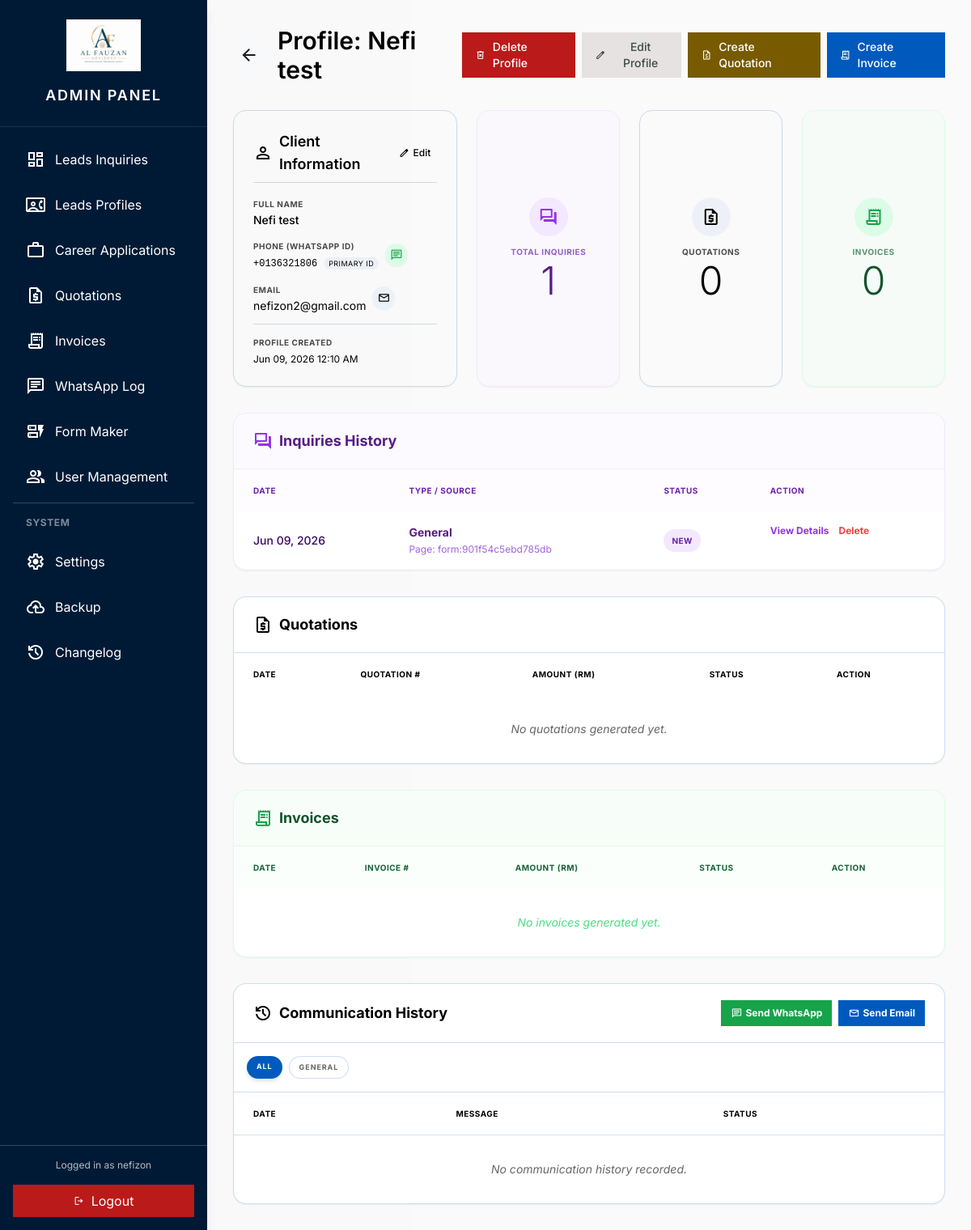
/view-profile.php?id=1 (signed in), run on the app's committed database.
### tables this page shows
CREATE TABLE `leads_profile` (
  `id` int NOT NULL,
  `phone_number` varchar(20) NOT NULL,
  `full_name` varchar(100) NOT NULL,
  `email_address` varchar(100) DEFAULT NULL,
  `created_at` timestamp NULL DEFAULT CURRENT_TIMESTAMP,
  `updated_at` timestamp NULL DEFAULT CURRENT_TIMESTAMP ON UPDATE CURRENT_TIMESTAMP,
  `profile_notes` text,
  `ic_number` varchar(20) DEFAULT NULL,
  `address` text,
  `date_of_birth` date DEFAULT NULL,
  `gender` enum('Male','Female','Other') DEFAULT NULL
);

CREATE TABLE `leads` (
  `id` int NOT NULL,
  `leads_profile_id` int DEFAULT NULL,
  `full_name` varchar(100) NOT NULL,
  `email_address` varchar(100) NOT NULL,
  `phone_number` varchar(20) DEFAULT NULL,
  `inquiry_type` varchar(50) DEFAULT 'General',
  `message` text,
  `source_page` varchar(50) DEFAULT NULL,
  `status` enum('new','contacted','closed') DEFAULT 'new',
  `admin_comment` text,
  `created_at` timestamp NULL DEFAULT CURRENT_TIMESTAMP,
  `updated_at` timestamp NULL DEFAULT CURRENT_TIMESTAMP ON UPDATE CURRENT_TIMESTAMP
);

### view-profile.php (the view, shortened to what the rows shown need)
<?php
require_once __DIR__ . '/includes/db.php';
$id = intval($_GET['id'] ?? 0);
$stmtProfile = $pdo->prepare("SELECT * FROM leads_profile WHERE id = ?");
$stmtProfile->execute([$id]);
$profile = $stmtProfile->fetch(PDO::FETCH_OBJ);
$stmtLeads = $pdo->prepare("SELECT * FROM leads WHERE leads_profile_id = ? ORDER BY created_at DESC");
$stmtLeads->execute([$id]);
$inquiries = $stmtLeads->fetchAll(PDO::FETCH_OBJ);
require_once __DIR__ . '/includes/header.php';
require_once __DIR__ . '/includes/sidebar.php';
?>
<div class="flex justify-between items-center mb-8">
    <div class="flex items-center gap-4">
        <a href="<?= BASE_PATH ?>/leads-profiles.php" class="w-10 h-10 flex items-center justify-center rounded-full bg-[#f8f9fa] hover:bg-[#f8f9fa]-high transition-colors">
            <span class="material-symbols-outlined text-on-surface">arrow_back</span>
        </a>
        <h1 class="text-3xl font-semibold text-black">Profile: <?= htmlspecialchars($profile->full_name) ?></h1>
    </div>
</div>
<div class="grid grid-cols-1 lg:grid-cols-3 gap-6 mb-8">
    <div class="bg-[#005abe]/5/30 border border-[#005abe]/20 p-6 rounded-2xl shadow-sm">
        <div class="space-y-3 text-sm">
            <div>
                <span class="font-bold text-black/70 block text-[10px] uppercase tracking-wider">Full Name</span>
                <span class="font-medium text-black"><?= htmlspecialchars($profile->full_name) ?></span>
            </div>
            <div class="flex items-center gap-2">
                <div>
                    <span class="font-bold text-black/70 block text-[10px] uppercase tracking-wider">Phone (WhatsApp ID)</span>
                    <span class="font-mono text-xs font-medium text-black">+<?= htmlspecialchars($profile->phone_number) ?></span>
                    <span class="ml-1 text-[9px] text-black bg-[#005abe]/5 px-1.5 py-0.5 rounded-full uppercase tracking-wider">Primary ID</span>
                </div>
            </div>
            <div class="flex items-center gap-2">
                <div>
                    <span class="font-bold text-black/70 block text-[10px] uppercase tracking-wider">Email</span>
                    <?php if (!empty($profile->email_address)): ?>
                        <a href="mailto:<?= htmlspecialchars($profile->email_address) ?>" class="text-black hover:underline"><?= htmlspecialchars($profile->email_address) ?></a>
                    <?php else: ?>
                        <span class="text-black/60 italic text-xs">Not provided</span>
                    <?php endif; ?>
                </div>
            </div>
            <div class="pt-3 mt-3 border-t border-[#005abe]/20">
                <span class="font-bold text-black/70 block text-[10px] uppercase tracking-wider">Profile Created</span>
                <span class="text-xs text-black"><?= date('M d, Y h:i A', strtotime($profile->created_at)) ?></span>
            </div>
        </div>
    </div>
</div>
<div class="space-y-8">
    <div class="bg-white shadow-sm border border-purple-100 rounded-2xl overflow-hidden">
        <div class="bg-purple-50/50 px-6 py-5 border-b border-purple-100 flex justify-between items-center">
            <h2 class="text-lg font-bold text-purple-900 flex items-center gap-2">
                <span class="material-symbols-outlined text-purple-600">forum</span> Inquiries History
            </h2>
        </div>
        <div class="p-0">
            <table class="w-full text-left text-sm text-on-surface">
                <thead class="bg-purple-50/30 text-purple-800 font-bold text-[10px] uppercase tracking-wider">
                    <tr>
                        <th class="px-6 py-4">Date</th>
                        <th class="px-6 py-4">Type / Source</th>
                        <th class="px-6 py-4">Status</th>
                        <th class="px-6 py-4">Action</th>
                    </tr>
                </thead>
                <tbody class="divide-y divide-purple-50">
                    <?php foreach ($inquiries as $inquiry): ?>
                        <tr class="hover:bg-purple-50/20 transition-colors">
                            <td class="px-6 py-4 whitespace-nowrap text-purple-950 font-medium"><?= date('M d, Y', strtotime($inquiry->created_at)) ?></td>
                            <td class="px-6 py-4">
                                <span class="font-bold text-purple-900"><?= htmlspecialchars($inquiry->inquiry_type) ?></span><br>
                                <span class="text-xs text-purple-700/70">Page: <?= htmlspecialchars($inquiry->source_page) ?></span>
                            </td>
                            <td class="px-6 py-4">
                                <span class="inline-block px-2.5 py-1 text-[10px] rounded-full font-bold bg-purple-100 text-purple-800 uppercase tracking-wider"><?= htmlspecialchars($inquiry->status) ?></span>
                            </td>
                            <td class="px-6 py-4 flex gap-3">
                                <a href="<?= BASE_PATH ?>/view-lead.php?id=<?= $inquiry->id ?>" class="text-purple-600 font-bold text-xs hover:underline flex items-center gap-1">View Details</a>
                                <a href="<?= BASE_PATH ?>/delete-lead.php?id=<?= $inquiry->id ?>&profile_id=<?= $profile->id ?>" onclick="return confirm('Are you sure you want to delete this lead?');" class="text-red-500 font-bold text-xs hover:underline flex items-center gap-1">Delete</a>
                            </td>
                        </tr>
                    <?php endforeach; ?>
                </tbody>
            </table>
        </div>
    </div>
    <div class="bg-white shadow-sm border border-[#005abe]/20 rounded-2xl overflow-hidden">
        <div class="bg-[#005abe]/5/50 px-6 py-5 border-b border-[#005abe]/20 flex justify-between items-center">
            <h2 class="text-lg font-bold text-black flex items-center gap-2">
                <span class="material-symbols-outlined text-black">request_quote</span> Quotations
            </h2>
        </div>
        <div class="p-0">
            <table class="w-full text-left text-sm text-on-surface">
                <thead class="bg-[#005abe]/5/30 text-black font-bold text-[10px] uppercase tracking-wider">
                    <tr>
                        <th class="px-6 py-4">Date</th>
                        <th class="px-6 py-4">Quotation #</th>
                        <th class="px-6 py-4">Amount (RM)</th>
                        <th class="px-6 py-4">Status</th>
                        <th class="px-6 py-4">Action</th>
                    </tr>
                </thead>
            </table>
        </div>
    </div>
    <div class="bg-white shadow-sm border border-green-100 rounded-2xl overflow-hidden">
        <div class="bg-green-50/50 px-6 py-5 border-b border-green-100 flex justify-between items-center">
            <h2 class="text-lg font-bold text-green-900 flex items-center gap-2">
                <span class="material-symbols-outlined text-green-600">receipt_long</span> Invoices
            </h2>
        </div>
        <div class="p-0">
            <table class="w-full text-left text-sm text-on-surface">
                <thead class="bg-green-50/30 text-green-800 font-bold text-[10px] uppercase tracking-wider">
                    <tr>
                        <th class="px-6 py-4">Date</th>
                        <th class="px-6 py-4">Invoice #</th>
                        <th class="px-6 py-4">Amount (RM)</th>
                        <th class="px-6 py-4">Status</th>
                        <th class="px-6 py-4">Action</th>
                    </tr>
                </thead>
            </table>
        </div>
    </div>
    <div class="bg-white shadow-sm border border-[#005abe]/20 rounded-2xl overflow-hidden">
        <div class="bg-[#005abe]/5/50 px-6 py-5 border-b border-[#005abe]/20 flex justify-between items-center">
            <h2 class="text-lg font-bold text-black flex items-center gap-2">
                <span class="material-symbols-outlined text-black">history</span> Communication History
            </h2>
        </div>
        <div class="p-0 max-h-96 overflow-y-auto">
            <table class="w-full text-left text-sm text-on-surface">
                <thead class="bg-[#005abe]/5/90 backdrop-blur text-black font-bold text-[10px] uppercase tracking-wider sticky top-0 z-10 shadow-sm border-b border-[#005abe]/20">
                    <tr>
                        <th class="px-6 py-4">Date</th>
                        <th class="px-6 py-4">Message</th>
                        <th class="px-6 py-4">Status</th>
                    </tr>
                </thead>
            </table>
        </div>
    </div>
</div>
<?php require_once __DIR__ . '/includes/footer.php'; ?>

### data on the page
leads_profile: full_name "Nefi test", phone_number "0136321806", email_address "nefizon2@gmail.com", created_at "Jun 09, 2026 12:10 AM"
leads: created_at "Jun 09, 2026", inquiry_type "General", source_page "form:901f54c5ebd785db", status "NEW"

### other printed values
$_SESSION['admin_username'] "nefizon"
count($inquiries) "1"
count($quotations) "0"
count($invoices) "0"
$type "GENERAL"
